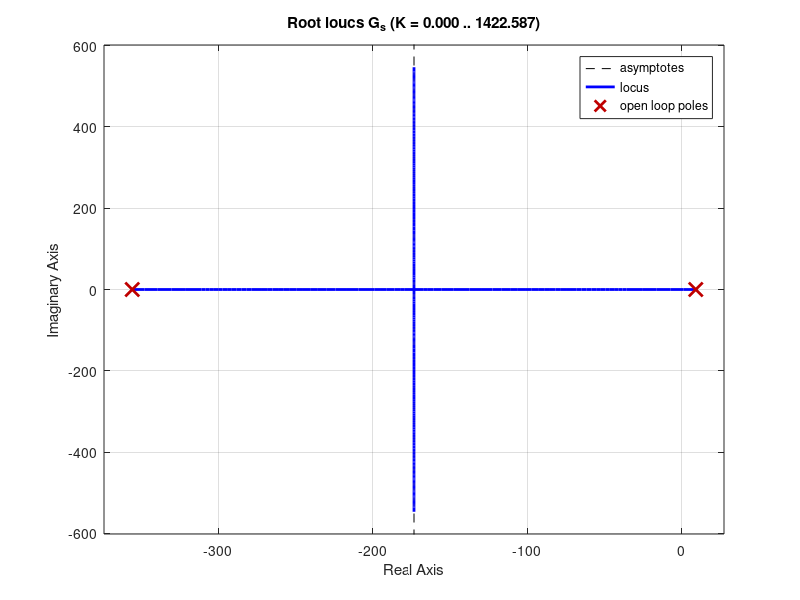

MATLAB code for this plot: (Note: this script raises an error after producing the figure.)
b = 1.04e-1; % N * s / mm
m = 3.00e-4; % kg
a = 9.59e-1; % N / mm
Tdelay = 1e-3; % s
LowPass_delay = 10e-3; % s

Fm0 = 7.01e-02; % N / A

Kp = 1; % parameter to vary
Kd = 1 ./ 20;

C_s = tf([Kd, Kp], [1]);
G_s = tf([Fm0], [m, b, -a]);
Delay_s = tf([Tdelay .^ 2 ./ 12, -Tdelay ./ 2, 1], ...
             [Tdelay .^ 2 ./ 12,  Tdelay ./ 2, 1]);
LowPass_s = tf([1], [1, 1 ./ LowPass_delay]);

G2_s = C_s * G_s
G3_s = G2_s * Delay_s
G4_s = G3_s * LowPass_s

figure(1);
clf;
rlocus(G_s)

figure(2);
clf;
rlocus(G_s, G2_s)

figure(3);
clf;
rlocus(G3_s)


figure(4);
clf;
rlocus(LowPass_s)

figure(5);
clf;
rlocus(G4_s)